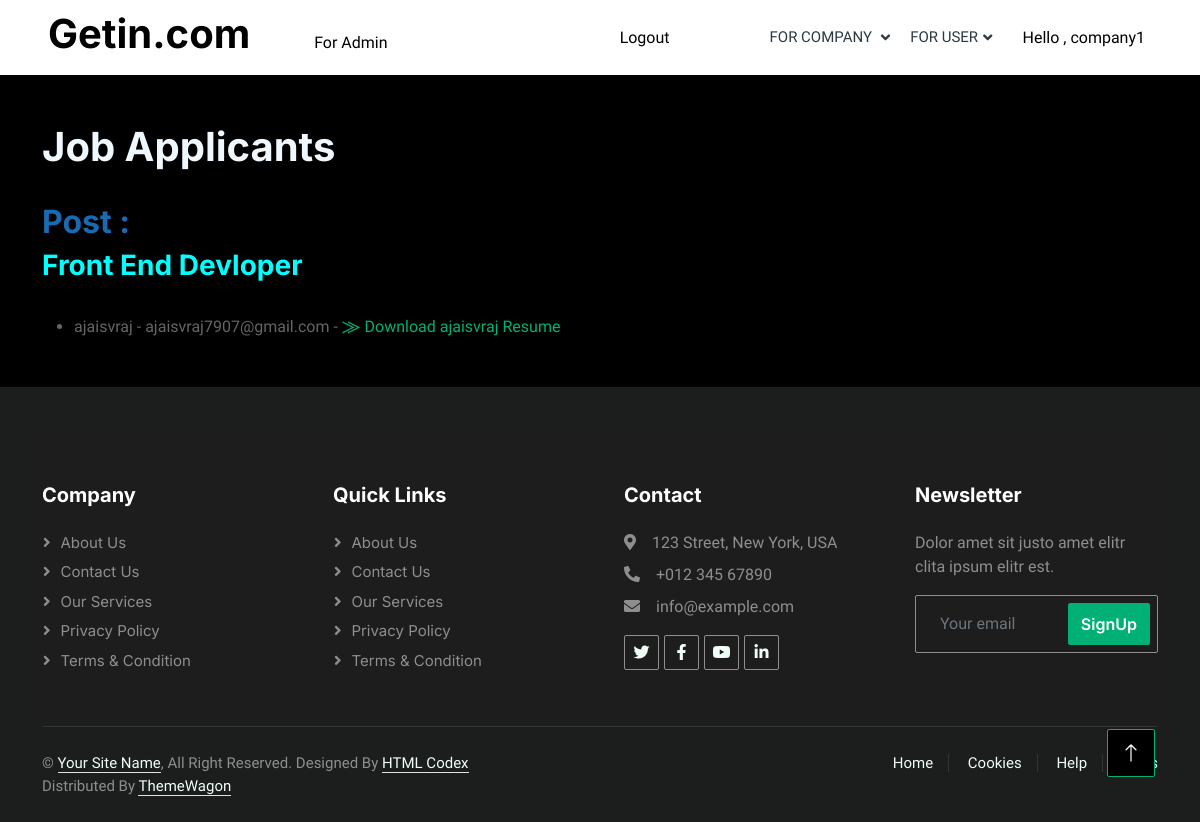
The page /job_applicants/1/ (signed in) on the database its author committed.
### account/models.py (models this page shows, shortened)
class CustomUser(AbstractUser):
    class Role(models.TextChoices):
        ADMIN = "ADMIN", "Admin"
        USER = "USER", "User"
        COMPANY = "COMPANY", "Company"
    base_role = Role.ADMIN
    role = models.CharField(max_length=50, choices=Role.choices)

### company/models.py (models this page shows, shortened)
class AddJob(models.Model):
    user = models.ForeignKey(Company,on_delete=models.CASCADE,null=True)
    company_name = models.CharField(max_length=100,null=True)
    location = models.CharField(max_length=200,null=True)
    job_tittle = models.CharField(max_length=100,null=True)
    description = models.CharField(max_length=200,null=True)
    job_type = models.CharField(max_length=100,null=True)
    salary = models.CharField(max_length=100,null=True)
    skills_required = models.CharField(max_length=250,null= True)
    education_required = models.CharField(max_length=150,null=True)
    experience_required = models.CharField(max_length=250,null= True)
    created = models.DateField(auto_now_add=True,null=True)
    updated = models.DateField(auto_now=True,null=True)

### user/models.py (models this page shows, shortened)
class JobApplication(models.Model):
    user = models.ForeignKey(User, on_delete=models.CASCADE,default=1)
    job = models.ForeignKey(AddJob, on_delete=models.CASCADE)
    name = models.CharField(max_length=100)
    email = models.EmailField()
    resume = models.FileField(upload_to='resumes/',null=True, blank=True)

### company/decorators.py (the view)
    def wrappeer(request,*args,**kwargs):
        if not request.user.is_authenticated:
            return redirect('company_login')
        else:
            if request.user.role != 'COMPANY':
                return render(request, "unauthorized.html")
        return function(request,*args,**kwargs)

### company/views.py (called while the page is built)
@company_login_required
def job_applicants(request, id):
    job = AddJob.objects.get(id=id)
    applicants = JobApplication.objects.filter(job=job)
    context = {'job': job, 'applicants': applicants}
    return render(request, 'company/job_applicants.html', context)

### templates/company/job_applicants.html
{% extends 'base.html' %}
{% block content %}
<div class="container"><br><br>
    <h1 style="color: aliceblue;">Job Applicants</h1><br>
  <h2 style="color: rgb(25, 106, 177)"> Post :</h2> <h3 style="color: aqua;">{{ job.job_tittle }}</h3><br>
    {% if applicants %}
        <ul>
            {% for applicant in applicants %}
                <li>{{ applicant.name }} - {{ applicant.email }} - <a href="{{ applicant.resume.url }}" download> ⨠ Download {{ applicant.name }} Resume</a></li>
            {% endfor %}
        </ul>
    {% else %}
        <p>No applicants found.</p>
    {% endif %}
</div>
{% endblock %}

### templates/base.html (shortened to what this page needs)
{% load static %}
<head>
    <link href="https://cdnjs.cloudflare.com/ajax/libs/font-awesome/5.10.0/css/all.min.css" rel="stylesheet">
    <link href="https://cdn.jsdelivr.net/npm/bootstrap-icons@1.4.1/font/bootstrap-icons.css" rel="stylesheet">
    <link href="{% static 'lib/animate/animate.min.css' %}" rel="stylesheet">
    <link href="{% static 'lib/owlcarousel/assets/owl.carousel.min.css' %}" rel="stylesheet">
    <link href="{% static 'css/bootstrap.min.css' %}" rel="stylesheet">
    <link href="{% static 'css/style.css' %}" rel="stylesheet">
</head>
<body>
    <!DOCTYPE html>
    <html lang="en">
    <div class="container-xxl.bg-primary.bg-gradient p-0">
        <nav  class="navbar navbar-expand-lg bg-white navbar-light shadow sticky-top p-0">
            <a href="{% url 'user_index' %}" class="navbar-brand d-flex align-items-center text-center py-0 px-4 px-lg-5">
                <h1 class="getin">Getin.com</h1>
            </a>
            <div class="collapse navbar-collapse" id="navbarCollapse">
                <a style="margin-top: 10px; margin-right: 100px; color: #000000;" href="{% url 'admin_home' %}"> For Admin</a>
                <div class="navbar-nav ms-auto p-4 p-lg-0">
                    {% if request.user.is_authenticated %}
                    <a style="margin-top: 25px; margin-right: 100px; color: #000000;" href="{% url 'logout_user' %}"> Logout</a>
                   {% endif %}
                    <div class="nav-item dropdown">
                        {% if request.user.is_authenticated %}
                        <a style="margin-right: 20px;" href="#" class="nav-link dropdown-toggle" data-bs-toggle="dropdown">For Company                                                                                                                          </a>
                    </div>
                    <div class="nav-item dropdown">
                        <a href="#" class="nav-link dropdown-toggle" data-bs-toggle="dropdown">For User</a>
                            {% endif %}
                    </div>
                </div>
                {% if request.user.is_authenticated %}
                        <a  style="text-decoration: none; margin-right: 55px; color: #000000;" href="{% url 'user_profileview' %}">Hello , {{ request.user.username }}</a>
                        {% else %}
                <p>Please log in to access this content.</p>
                        {% endif %}
            </div>
        </nav>
        {% block content %}
        {% endblock %}
 <div style="background-color: #1c1d1d !important;"     class="container-fluid bg-dark text-white-50 footer pt-5 mt-5 wow fadeIn" data-wow-delay="0.1s">
    <div style="background-color: #1d1d1d;" class="container py-5">
        <div  class="row g-5">
            <div  class="col-lg-3 col-md-6">
                <h5 class="text-white mb-4">Company</h5>
                <a class="btn btn-link text-white-50" href="">About Us</a>
                <a class="btn btn-link text-white-50" href="">Contact Us</a>
                <a class="btn btn-link text-white-50" href="">Our Services</a>
                <a class="btn btn-link text-white-50" href="">Privacy Policy</a>
                <a class="btn btn-link text-white-50" href="">Terms & Condition</a>
            </div>
            <div class="col-lg-3 col-md-6">
                <h5 class="text-white mb-4">Quick Links</h5>
                <a class="btn btn-link text-white-50" href="">About Us</a>
                <a class="btn btn-link text-white-50" href="">Contact Us</a>
                <a class="btn btn-link text-white-50" href="">Our Services</a>
                <a class="btn btn-link text-white-50" href="">Privacy Policy</a>
                <a class="btn btn-link text-white-50" href="">Terms & Condition</a>
            </div>
            <div class="col-lg-3 col-md-6">
                <h5 class="text-white mb-4">Contact</h5>
                <p class="mb-2"><i class="fa fa-map-marker-alt me-3"></i>123 Street, New York, USA</p>
                <p class="mb-2"><i class="fa fa-phone-alt me-3"></i>+012 345 67890</p>
                <p class="mb-2"><i class="fa fa-envelope me-3"></i>info@example.com</p>
                <div class="d-flex pt-2">
                    <a class="btn btn-outline-light btn-social" href=""><i class="fab fa-twitter"></i></a>
                    <a class="btn btn-outline-light btn-social" href=""><i class="fab fa-facebook-f"></i></a>
                    <a class="btn btn-outline-light btn-social" href=""><i class="fab fa-youtube"></i></a>
                    <a class="btn btn-outline-light btn-social" href=""><i class="fab fa-linkedin-in"></i></a>
                </div>
            </div>
            <div class="col-lg-3 col-md-6">
                <h5 class="text-white mb-4">Newsletter</h5>
                <p>Dolor amet sit justo amet elitr clita ipsum elitr est.</p>
                <div class="position-relative mx-auto" style="max-width: 400px;">
                    <input class="form-control bg-transparent w-100 py-3 ps-4 pe-5" type="text" placeholder="Your email">
                    <button type="button" class="btn btn-primary py-2 position-absolute top-0 end-0 mt-2 me-2">SignUp</button>
                </div>
            </div>
        </div>
    </div>
    <div class="container">
        <div class="copyright">
            <div class="row">
                <div class="col-md-6 text-center text-md-start mb-3 mb-md-0">
                    &copy; <a class="border-bottom" href="#">Your Site Name</a>, All Right Reserved.
                    Designed By <a class="border-bottom" href="https://htmlcodex.com">HTML Codex</a>
                    </br>Distributed By <a class="border-bottom" href="https://themewagon.com" target="_blank">ThemeWagon</a>
                </div>
                <div class="col-md-6 text-center text-md-end">
                    <div class="footer-menu">
                        <a href="">Home</a>
                        <a href="">Cookies</a>
                        <a href="">Help</a>
                        <a href="">FQAs</a>
                    </div>
                </div>
            </div>
        </div>
    </div>
</div>
<a style="background-color: #000000;" href="#" class="btn btn-lg btn-primary btn-lg-square back-to-top"><i class="bi bi-arrow-up"></i></a>
</div>
</body>
</html>

### static/css/style.css (style rules this page uses)
:root { --primary: #00B074; --secondary: #2B9BFF; --light: #EFFDF5; --dark: #2B3940; }
.back-to-top { position: fixed; display: none; right: 45px; bottom: 45px; z-index: 99; }
.btn { font-family: 'Inter', sans-serif; font-weight: 600; transition: .5s; }
.btn.btn-primary, .btn.btn-secondary { color: #FFFFFF; }
.btn-lg-square { width: 48px; height: 48px; }
.btn-square, .btn-sm-square, .btn-lg-square { padding: 0; display: flex; align-items: center; justify-content: center; font-weight: normal; border-radius: 2px; }
.navbar .dropdown-toggle::after { border: none; content: "\f107"; font-family: "Font Awesome 5 Free"; font-weight: 900; vertical-align: middle; margin-left: 5px; transition: .5s; }
.navbar-dark .navbar-nav .nav-link, .navbar-light .navbar-nav .nav-link { margin-right: 30px; padding: 25px 0; color: #FFFFFF; font-size: 15px; text-transform: uppercase; outline: none; }
.navbar-light .navbar-brand, .navbar-light a.btn { height: 75px; }
.navbar-light .navbar-nav .nav-link { color: var(--dark); font-weight: 500; }
.navbar-light.sticky-top { top: -100px; transition: .5s; }
.footer .btn.btn-social { margin-right: 5px; width: 35px; height: 35px; display: flex; align-items: center; justify-content: center; color: var(--light); border: 1px solid rgba(255,255,255,0.5); border-radius: 2px; transition: .3s; }
.footer .btn.btn-link { display: block; margin-bottom: 5px; padding: 0; text-align: left; font-size: 15px; font-weight: normal; text-transform: capitalize; transition: .3s; }
.footer .btn.btn-link::before { position: relative; content: "\f105"; font-family: "Font Awesome 5 Free"; font-weight: 900; margin-right: 10px; }
.footer .form-control { border-color: rgba(255,255,255,0.5); }
.footer .copyright { padding: 25px 0; font-size: 15px; border-top: 1px solid rgba(256, 256, 256, .1); }
.footer .copyright a { color: var(--light); }
.footer .footer-menu a { margin-right: 15px; padding-right: 15px; border-right: 1px solid rgba(255, 255, 255, .1); }
.footer .footer-menu a:last-child { margin-right: 0; padding-right: 0; border-right: none; }

### templates/base.html (style rules this page uses)
body { background-color: rgb(0, 0, 0); }
.getin { color: #000000 !important; }

### rows shown on the page
CustomUser: user.username "company1"
AddJob: job_tittle "Front End Devloper"
JobApplication: name "ajaisvraj", email "ajaisvraj7907@gmail.com"
